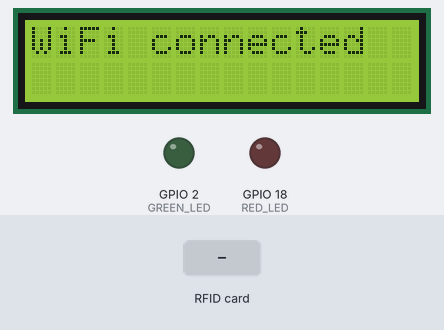
Simulated run of this sketch. Board: ESP32. On the bench: 16×2 character LCD, output pins drawn as LEDs (lit = HIGH). The inputs (shaded band) are chosen by the test bench. WiFi joins after 1.5 s; servers stay silent unless stated; uploads are accepted with an empty reply; web services answer with replies made up by the test bench; what the sketch prints to the serial monitor is not drawn.

Above: at 1.6 s.
At 3.8 s:
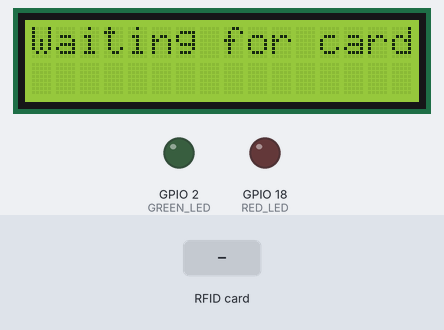
3.9 s: RFID card 3A BE D7 A3 held to the reader
At 5.1 s:
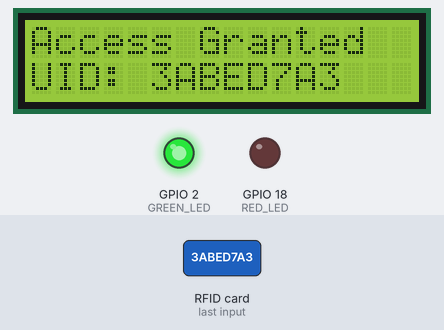
5.4 s: RFID card 5E 7A 19 C4 held to the reader
At 8.1 s:
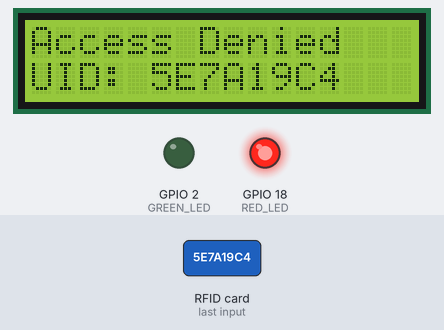
8.4 s: RFID card 11 22 33 44 held to the reader
At 11.6 s:
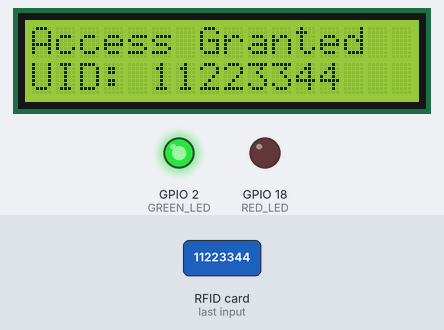
Timing chart, 0 to 15.4 s (numbered marks = the images above; inputs shaded):
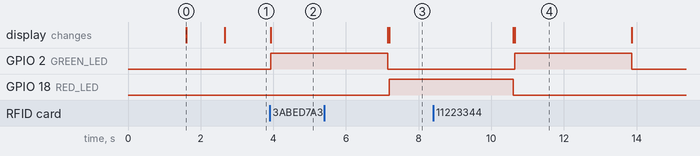

The sketch:

client.ino
```cpp
#include <WiFi.h>
#include <HTTPClient.h>
#include <Wire.h>
#include <LiquidCrystal_I2C.h>
#include <SPI.h>
#include <MFRC522.h>

// ==== WiFi ====
const char* ssid     = "Tele2_f08006";
const char* password = "zgzwemn5";

// ==== Server IP ====
const char* serverIP = "192.168.0.51";
const int serverPort = 80;

// ==== WhatsApp CallMeBot ====
const String phone = "46763282158";
const String apikey = "2673624";

// ==== RFID ====
#define RST_PIN 9
#define SS_PIN  7
MFRC522 mfrc522(SS_PIN, RST_PIN);

// ==== LCD ====
LiquidCrystal_I2C lcd(0x27, 16, 2);

// ==== LEDs ====
#define GREEN_LED 2
#define RED_LED   18

// ==== UID-lista ====
const String authorizedUIDs[] = {
  "3ABED7A3",
  "11223344"
};

// ==== Simulerad GPS-position ====
float latitude = 59.3293;
float longitude = 18.0686;

// ==== Hjälpfunktioner ====
bool isAuthorized(String uid) {
  for (String valid : authorizedUIDs) {
    if (uid == valid) return true;
  }
  return false;
}

void sendLogToServer(String uid, String status) {
    if (WiFi.status() == WL_CONNECTED) {
      HTTPClient http;
      String url = "http://" + String(serverIP) + ":" + String(serverPort) + "/log";
      http.begin(url);
      http.addHeader("Content-Type", "application/x-www-form-urlencoded");
      String postData = "uid=" + uid + "&status=" + status;
      int httpCode = http.POST(postData);
      Serial.printf("Log POST status: %d\n", httpCode);
      http.end();
    }
  }

  void sendLocationToServer(float lat, float lng) {
    if (WiFi.status() == WL_CONNECTED) {
      HTTPClient http;
      String url = "http://" + String(serverIP) + ":" + String(serverPort) + "/location";
      http.begin(url);
      http.addHeader("Content-Type", "application/x-www-form-urlencoded");
      String postData = "lat=" + String(lat, 6) + "&lng=" + String(lng, 6);
      int httpCode = http.POST(postData);
      Serial.printf("Location POST status: %d\n", httpCode);
      http.end();
    }
  }

  void sendWhatsApp(String message) {
    message.replace(" ", "+");
    message.replace("\xE5", "%E5"); // å
    message.replace("\xE4", "%E4"); // ä
    message.replace("\xF6", "%F6"); // ö

    String url = "https://api.callmebot.com/whatsapp.php?phone=" + phone + "&text=" + message + "&apikey=" + apikey;
    HTTPClient http;
    http.begin(url);
    int httpCode = http.GET();
    Serial.printf("WhatsApp GET status: %d\n", httpCode);
    http.end();
  }

  // ==== Setup ====
void setup() {
    Serial.begin(115200);
    pinMode(GREEN_LED, OUTPUT);
    pinMode(RED_LED, OUTPUT);
    digitalWrite(GREEN_LED, LOW);
    digitalWrite(RED_LED, LOW);

    Wire.begin(1, 0);
    lcd.init();
    lcd.backlight();
    lcd.setCursor(0, 0);
    lcd.print("Connecting WiFi...");

    WiFi.begin(ssid, password);
    int attempts = 0;
    while (WiFi.status() != WL_CONNECTED && attempts < 20) {
      delay(500);
      Serial.print(".");
      attempts++;
    }

    lcd.clear();
    if (WiFi.status() == WL_CONNECTED) {
      lcd.print("WiFi connected");
      Serial.println("\nWiFi connected!");
    } else {
      lcd.print("WiFi failed!");
      Serial.println("\nWiFi failed!");
      return;
    }

    SPI.begin(6, 4, 5, 7);
    mfrc522.PCD_Init();
    delay(1000);
    lcd.clear();
    lcd.print("Waiting for card...");
  }

// ==== Loop ====
void loop() {
    static unsigned long lastLocationUpdate = 0;

    if (mfrc522.PICC_IsNewCardPresent() && mfrc522.PICC_ReadCardSerial()) {
      String uid = "";
      for (byte i = 0; i < mfrc522.uid.size; i++) {
        uid += (mfrc522.uid.uidByte[i] < 0x10 ? "0" : "") + String(mfrc522.uid.uidByte[i], HEX);
      }
      uid.toUpperCase();

      bool authorized = isAuthorized(uid);

      Serial.printf("UID: %s -> %s\n", uid.c_str(), authorized ? "AUTHORIZED" : "DENIED");

      lcd.clear();
      lcd.setCursor(0, 0);
      lcd.print(authorized ? "Access Granted" : "Access Denied");
      lcd.setCursor(0, 1);
      lcd.print("UID: ");
      lcd.print(uid);

      digitalWrite(GREEN_LED, authorized ? HIGH : LOW);
      digitalWrite(RED_LED, authorized ? LOW : HIGH);

      if (!authorized) {
        sendWhatsApp("ACCESS DENIED | UID: " + uid);
      }

      sendLogToServer(uid, authorized ? "GRANTED" : "DENIED");

      delay(3000);
      lcd.clear();
      lcd.setCursor(0, 0);
      lcd.print("Waiting for card...");
      digitalWrite(GREEN_LED, LOW);
      digitalWrite(RED_LED, LOW);
    }

    // Skicka plats var 15:e sekund
    if (millis() - lastLocationUpdate > 15000) {
      sendLocationToServer(latitude, longitude);
      lastLocationUpdate = millis();
    }
  }
```

Measured:
- after the input at 3.9 s, GPIO 2 (GREEN_LED): LOW → HIGH at once; the display: changes at once (image 2)
- after the input at 5.4 s, GPIO 18 (RED_LED): LOW → HIGH after 1.8 s; the display: first differs from a run without the input after 1.8 s (image 3)
- after the input at 8.4 s, GPIO 2 (GREEN_LED): LOW → HIGH after 2.2 s, → LOW 3.2 s later; the display: first differs from a run without the input after 2.2 s (image 4)
- what the display in image 0 shows lasts 1.1 s, from 1.6 s to 2.7 s
